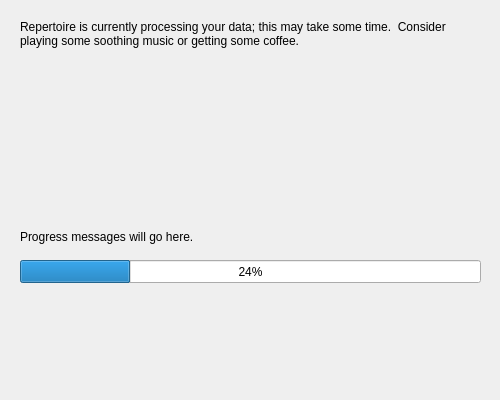
<?xml version="1.0" encoding="UTF-8"?>
<ui version="4.0">
 <class>WorkingPage</class>
 <widget class="QWizardPage" name="WorkingPage">
  <property name="geometry">
   <rect>
    <x>0</x>
    <y>0</y>
    <width>500</width>
    <height>400</height>
   </rect>
  </property>
  <property name="windowTitle">
   <string>WizardPage</string>
  </property>
  <widget class="QLabel" name="workingLabel">
   <property name="geometry">
    <rect>
     <x>20</x>
     <y>226</y>
     <width>461</width>
     <height>21</height>
    </rect>
   </property>
   <property name="text">
    <string>Progress messages will go here.</string>
   </property>
  </widget>
  <widget class="QProgressBar" name="progressBar">
   <property name="geometry">
    <rect>
     <x>20</x>
     <y>260</y>
     <width>461</width>
     <height>23</height>
    </rect>
   </property>
   <property name="value">
    <number>24</number>
   </property>
   <property name="orientation">
    <enum>Qt::Horizontal</enum>
   </property>
   <property name="invertedAppearance">
    <bool>false</bool>
   </property>
   <property name="textDirection">
    <enum>QProgressBar::TopToBottom</enum>
   </property>
  </widget>
  <widget class="QLabel" name="workingInstructions">
   <property name="geometry">
    <rect>
     <x>20</x>
     <y>20</y>
     <width>461</width>
     <height>111</height>
    </rect>
   </property>
   <property name="text">
    <string>Repertoire is currently processing your data; this may take some time.  Consider playing some soothing music or getting some coffee.</string>
   </property>
   <property name="alignment">
    <set>Qt::AlignLeading|Qt::AlignLeft|Qt::AlignTop</set>
   </property>
   <property name="wordWrap">
    <bool>true</bool>
   </property>
  </widget>
 </widget>
 <resources/>
 <connections/>
</ui>
